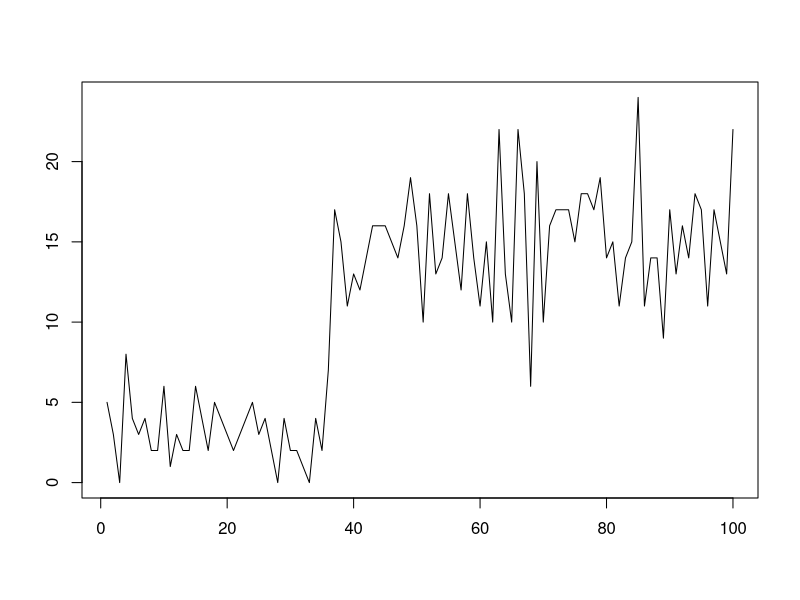
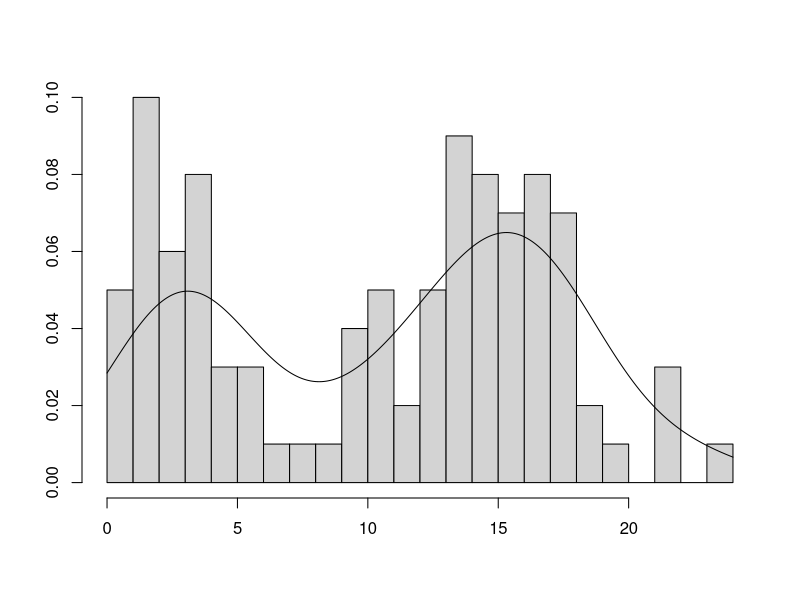

Source code (R) for these figures, in order:
## ---- chunk 1
options(digits = 3)

PlotTsAndDensity <- function (x) {
  #par(mfrow = c(1, 2))
  plot.ts(x, xlab = NULL, ylab = NULL)
  hist(x, breaks=30, freq = F, main=NULL, xlab = NULL, ylab = NULL)
  lines(density(x, na.rm = T, from = 0, to = max(x, na.rm = T)))
}
## ---- chunk 2
lambdas = c(3, 15)
deltas = c(0.3, 0.7)
cdf = cumsum(deltas)
unifvec = runif(100)
d1 = rpois(sum(unifvec < cdf[1]),lambdas[1])
d2 = rpois(sum(unifvec >= cdf[1]),lambdas[2])
x = c(d1,d2) 
## ---- chunk 3
PlotTsAndDensity(x)
## ---- chunk 4
logit <- function(delta2) log(delta2/(1-delta2))

eta = log(lambdas)
tau = logit(deltas[2])
## ---- chunk 5
invlogit <- function(tau) exp(tau)/(1+exp(tau))

lambdas = exp(eta)
delta2 = invlogit(tau)
delta1 = 1 - delta2
## ---- chunk 6
f <- function(theta,data) {
  eta <- theta[1:2]
  tau <- theta[3]
  lambdas = exp(eta) 
  delta2 = invlogit(tau)
  delta1 = 1-delta2

  L = delta1*dpois(data,lambdas[1]) + delta2*dpois(data,lambdas[2])
  -sum(log(L))
}

#use the 25% and 75%  quantiles of the data as a guess for lambdas
quantiles <- quantile(x)
lambdaGuess = c(quantiles[2],quantiles[4]) 

deltaGuess = 0.1

# Optimize using nlm
theta <- c(log(lambdaGuess), logit(deltaGuess))
res = nlm(f, theta, data = x)

# Back transform results
lambda1Hat = exp(res$estimate[1])
lambda2Hat = exp(res$estimate[2])

delta2Hat = invlogit(res$estimate[3])
delta1Hat = 1-delta2Hat
## ---- chunk 7
PMat <- function(x) diag(dpois(x = x, lambda = lambdas))

PMat(1)
## ---- chunk 8
statdist <- function(gamma){
  m = dim(gamma)[1]
  matrix(1,1,m) %*% solve(diag(1,m) - gamma + matrix(1,m,m))
}
## ---- chunk 9
gamma = matrix(c(0.9,0.1,0.4,0.6), nrow = 2, byrow = TRUE)
## ---- chunk 10
delta = statdist(gamma)
## ---- chunk 11
x = 1
sum(delta %*% PMat(x))
## ---- chunk 12
pois.hmm.alpha <- function(x, gamma, delta = NULL)
{
  n = length(x)
  alpha = vector(mode="list", length=n)
  alpha0= statdist(gamma)
  
  for(t in 1:n)
  {
    if(t==1)
    {
      prevAlpha = alpha0
    }
    else
    {
      prevAlpha = alpha[[t-1]]
    }
    alpha[[t]] = prevAlpha %*% gamma %*% PMat(x[t])
  }
  return(alpha[[length(x)]])
}
## ---- chunk 13
x = c(0,2,1)
#gamma = matrix(c(0.1,0.9,0.4,0.6), nrow = 2, byrow = TRUE)
#lambdas = c(1,3)
alpha = pois.hmm.alpha(x, gamma)
prob = sum(alpha)
prob
